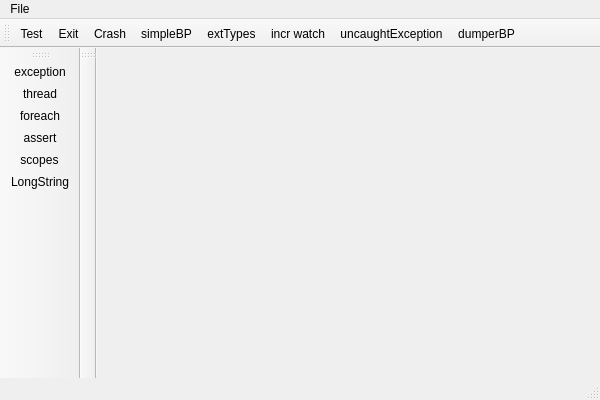
<?xml version="1.0" encoding="UTF-8"?>
<ui version="4.0">
 <class>MainWindowClass</class>
 <widget class="QMainWindow" name="MainWindowClass">
  <property name="geometry">
   <rect>
    <x>0</x>
    <y>0</y>
    <width>600</width>
    <height>400</height>
   </rect>
  </property>
  <property name="windowTitle">
   <string>MainWindow</string>
  </property>
  <widget class="QWidget" name="centralWidget"/>
  <widget class="QMenuBar" name="menuBar">
   <property name="geometry">
    <rect>
     <x>0</x>
     <y>0</y>
     <width>600</width>
     <height>23</height>
    </rect>
   </property>
   <widget class="QMenu" name="menuFile">
    <property name="title">
     <string>File</string>
    </property>
    <addaction name="actionExit"/>
    <addaction name="actionDialog"/>
    <addaction name="actionCrash"/>
   </widget>
   <addaction name="menuFile"/>
  </widget>
  <widget class="QToolBar" name="mainToolBar">
   <attribute name="toolBarArea">
    <enum>LeftToolBarArea</enum>
   </attribute>
   <attribute name="toolBarBreak">
    <bool>false</bool>
   </attribute>
   <addaction name="actionException"/>
   <addaction name="actionThread"/>
   <addaction name="actionForeach"/>
   <addaction name="actionAssert"/>
   <addaction name="actionScopes"/>
   <addaction name="actionLongString"/>
  </widget>
  <widget class="QStatusBar" name="statusBar"/>
  <widget class="QToolBar" name="toolBar">
   <property name="windowTitle">
    <string>toolBar</string>
   </property>
   <attribute name="toolBarArea">
    <enum>TopToolBarArea</enum>
   </attribute>
   <attribute name="toolBarBreak">
    <bool>false</bool>
   </attribute>
   <addaction name="actionDialog"/>
   <addaction name="actionExit"/>
   <addaction name="actionCrash"/>
   <addaction name="actionSimpleBP"/>
   <addaction name="actionExtTypes"/>
   <addaction name="actionIncr_watch"/>
   <addaction name="actionUncaughtException"/>
   <addaction name="actionDumperBP"/>
  </widget>
  <widget class="QToolBar" name="toolBar_2">
   <property name="windowTitle">
    <string>toolBar_2</string>
   </property>
   <attribute name="toolBarArea">
    <enum>LeftToolBarArea</enum>
   </attribute>
   <attribute name="toolBarBreak">
    <bool>true</bool>
   </attribute>
  </widget>
  <action name="actionExit">
   <property name="text">
    <string>Exit</string>
   </property>
   <property name="shortcut">
    <string>Ctrl+Q</string>
   </property>
  </action>
  <action name="actionDialog">
   <property name="text">
    <string>Test</string>
   </property>
  </action>
  <action name="actionCrash">
   <property name="text">
    <string>Crash</string>
   </property>
  </action>
  <action name="actionSimpleBP">
   <property name="text">
    <string>simpleBP</string>
   </property>
  </action>
  <action name="actionIncr_watch">
   <property name="text">
    <string>incr watch</string>
   </property>
  </action>
  <action name="actionThread">
   <property name="text">
    <string>thread</string>
   </property>
  </action>
  <action name="actionException">
   <property name="text">
    <string>exception</string>
   </property>
  </action>
  <action name="actionUncaughtException">
   <property name="text">
    <string>uncaughtException</string>
   </property>
  </action>
  <action name="actionDumperBP">
   <property name="text">
    <string>dumperBP</string>
   </property>
  </action>
  <action name="actionExtTypes">
   <property name="text">
    <string>extTypes</string>
   </property>
  </action>
  <action name="actionForeach">
   <property name="text">
    <string>foreach</string>
   </property>
  </action>
  <action name="actionAssert">
   <property name="text">
    <string>assert</string>
   </property>
  </action>
  <action name="actionScopes">
   <property name="text">
    <string>scopes</string>
   </property>
  </action>
  <action name="actionLongString">
   <property name="text">
    <string>LongString</string>
   </property>
  </action>
 </widget>
 <layoutdefault spacing="6" margin="11"/>
 <resources/>
 <connections>
  <connection>
   <sender>actionExit</sender>
   <signal>triggered()</signal>
   <receiver>MainWindowClass</receiver>
   <slot>close()</slot>
   <hints>
    <hint type="sourcelabel">
     <x>-1</x>
     <y>-1</y>
    </hint>
    <hint type="destinationlabel">
     <x>299</x>
     <y>199</y>
    </hint>
   </hints>
  </connection>
  <connection>
   <sender>MainWindowClass</sender>
   <signal>iconSizeChanged(QSize)</signal>
   <receiver>MainWindowClass</receiver>
   <slot>hide()</slot>
   <hints>
    <hint type="sourcelabel">
     <x>75</x>
     <y>146</y>
    </hint>
    <hint type="destinationlabel">
     <x>259</x>
     <y>266</y>
    </hint>
   </hints>
  </connection>
 </connections>
</ui>
